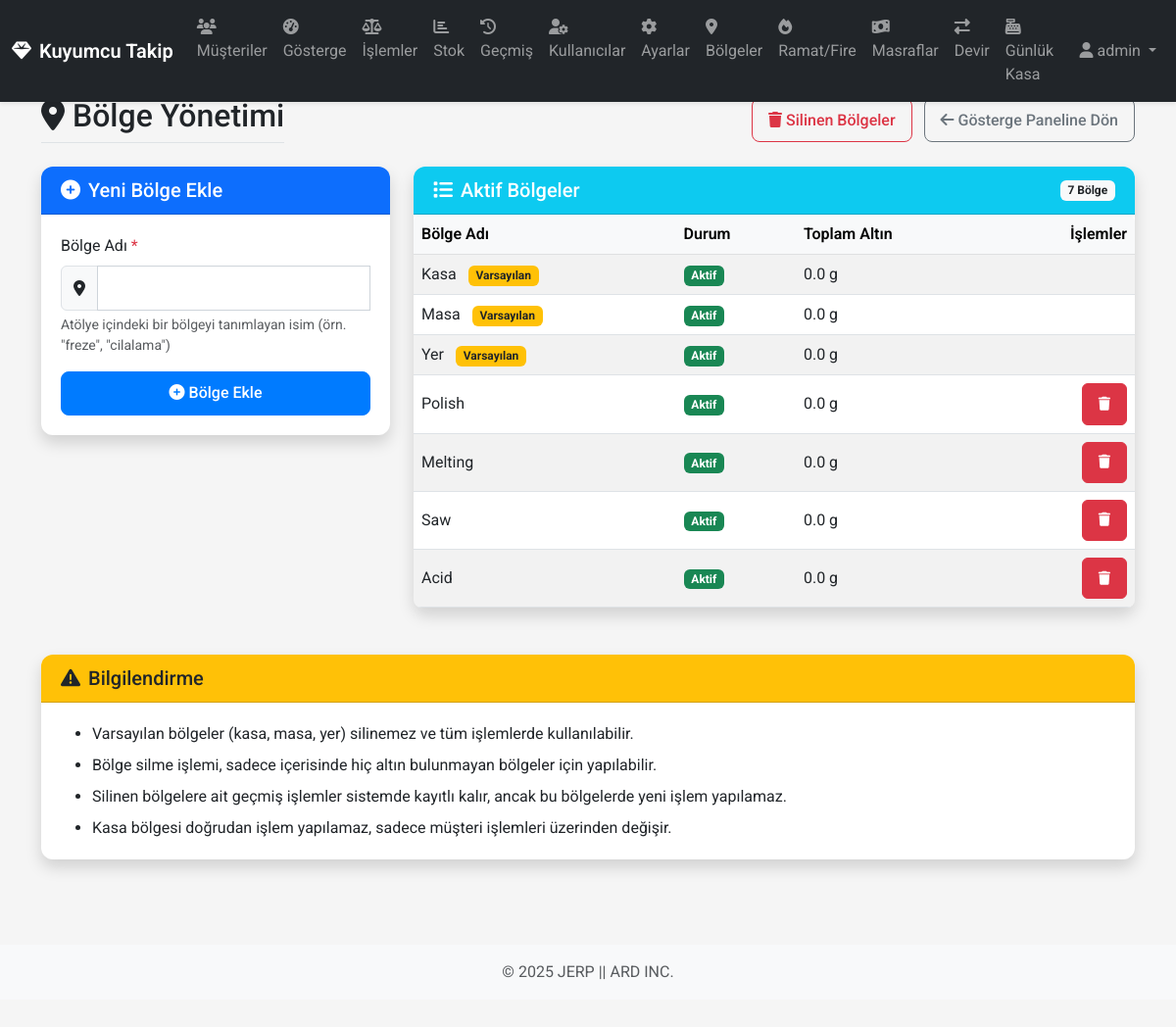
Page /regions (signed in) on the earlier database version.
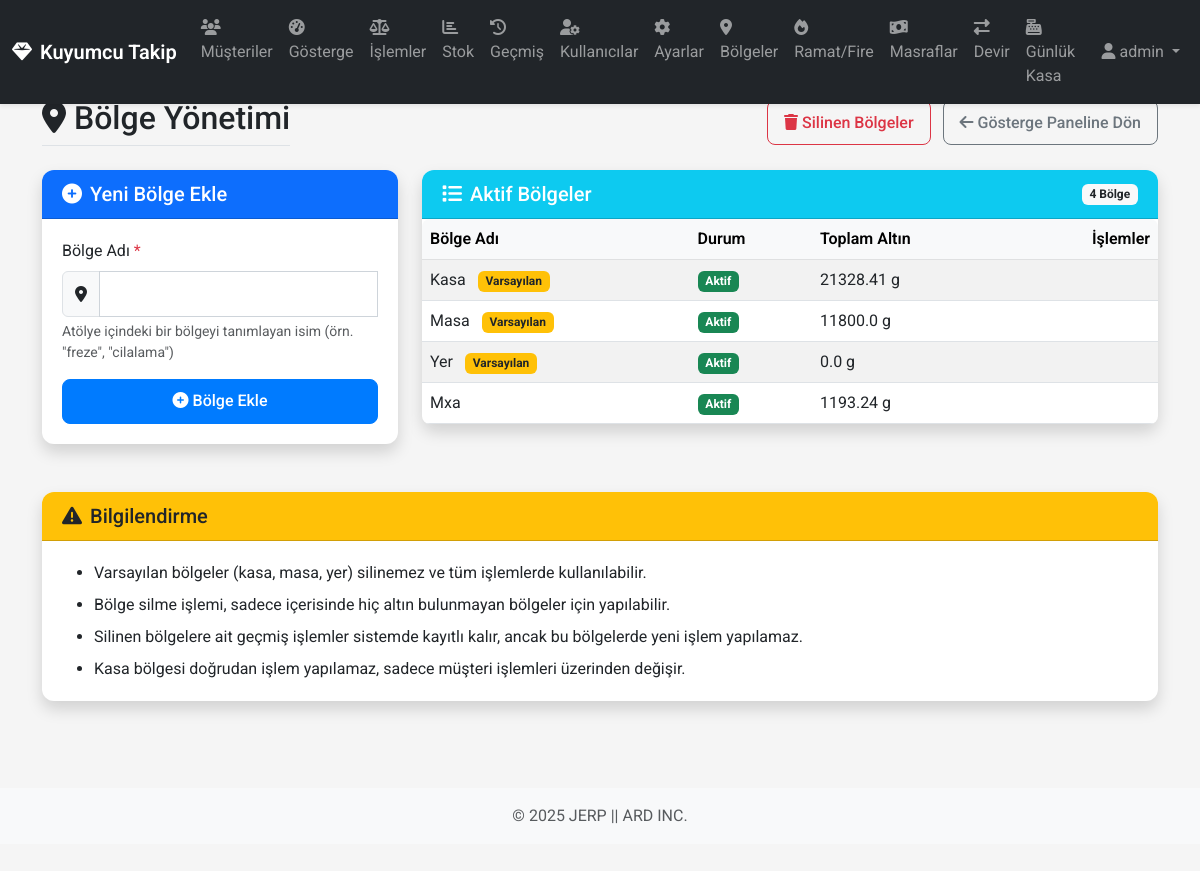
Same page on the later database version.
### app/models/database.py (models this page shows, shortened)
class Region(db.Model):
    __tablename__ = 'regions'
    id = db.Column(db.Integer, primary_key=True)
    name = db.Column(db.String(20), unique=True, nullable=False)
    is_active = db.Column(db.Boolean, default=True)  # Bölgenin aktif/silindi durumu
    is_default = db.Column(db.Boolean, default=False)  # Varsayılan bölge mi?
    created_at = db.Column(db.DateTime, default=datetime.utcnow)

### app/routes/views.py (the view, shortened to what this page needs)
@main_bp.route('/regions', methods=['GET', 'POST'])
@login_required
def manage_regions():
    if not current_user.is_admin:
        flash('Bu sayfaya erişim yetkiniz yok!', 'danger')
        return redirect(url_for('main.dashboard'))
    active_regions = Region.query.filter_by(is_active=True).all()
    deleted_regions = Region.query.filter_by(is_active=False).all()
    region_totals = {}
    for region in active_regions:
        region_totals[region.id] = 0
        for setting in Setting.query.all():
            status = SystemManager.get_region_status(region.name, setting.name)
            region_totals[region.id] += status[setting.name] if setting.name in status else 0
    return render_template(
        'regions.html',
        active_regions=active_regions,
        deleted_regions=deleted_regions,
        region_totals=region_totals
    )

### app/models/database.py (called while the page is built)
    def has_role(self, role):
        if self.is_admin:
            return True
        if role == 'manager' and self.role == 'manager':
            return True
        if role == 'staff' and (self.role == 'manager' or self.role == 'staff'):
            return True
        return False

### app/models/system_manager.py (called while the page is built)
    @staticmethod
    def get_region_status(region_name, setting_name):
        region = Region.query.filter_by(name=region_name).first()
        setting = Setting.query.filter_by(name=setting_name).first()
        if not region or not setting:
            return {setting_name: 0}
        added = db.session.query(func.coalesce(func.sum(Operation.gram), 0)).filter(
            Operation.target_region_id == region.id,
            Operation.setting_id == setting.id,
            Operation.operation_type == OPERATION_ADD
        ).scalar()
        subtracted = db.session.query(func.coalesce(func.sum(Operation.gram), 0)).filter(
            Operation.source_region_id == region.id,
            Operation.setting_id == setting.id,
            Operation.operation_type == OPERATION_SUBTRACT
        ).scalar()
        net_stock = float(added - subtracted)
        return {setting_name: net_stock}

### app/templates/regions.html (shortened to what the changed rows need)
{% extends 'base.html' %}
{% block content %}
<div class="row mb-4">
    <div class="col">
        <div class="d-flex justify-content-between align-items-center flex-wrap">
            <h2 class="border-bottom pb-2 mb-0">
                <i class="fas fa-map-marker-alt me-2"></i>Bölge Yönetimi
            </h2>
        </div>
    </div>
</div>
<div class="row">
    <div class="col-lg-8 mb-4">
        <div class="card shadow">
            <div class="card-header bg-info text-white d-flex justify-content-between align-items-center">
                <h5 class="mb-0" id="regions-table-title"><i class="fas fa-list me-2"></i>Aktif Bölgeler</h5>
                <span class="badge bg-light text-dark" id="region-count">{{ active_regions|length }} Bölge</span>
            </div>
            <div class="card-body p-0">
                <div class="table-responsive">
                    <table class="table table-hover table-striped mb-0" id="regions-table">
                        <thead class="table-light">
                            <tr>
                                <th>Bölge Adı</th>
                                <th>Durum</th>
                                <th>Toplam Altın</th>
                                <th class="text-end">İşlemler</th>
                            </tr>
                        </thead>
                        <tbody id="active-regions-body">
                            {% for region in active_regions %}
                            <tr>
                                <td>
                                    {{ region.name|capitalize }}
                                    {% if region.is_default %}
                                    <span class="badge bg-warning text-dark ms-2">Varsayılan</span>
                                    {% endif %}
                                </td>
                                <td>
                                    <span class="badge bg-success">Aktif</span>
                                </td>
                                <td>{{ region_totals[region.id]|round(2) }} g</td>
                                <td class="text-end">
                                    {% if not region.is_default and region_totals[region.id] == 0 %}
                                    <form method="post" class="d-inline-block">
                                        <button type="submit" class="btn btn-sm btn-danger" onclick="return confirm('Bu bölgeyi silmek istediğinize emin misiniz?')">
                                            <i class="fas fa-trash"></i>
                                        </button>
                                    </form>
                                    {% endif %}
                                </td>
                            </tr>
                            {% endfor %}
                        </tbody>
                    </table>
                </div>
            </div>
        </div>
    </div>
</div>
{% endblock %}

Differences in the rows shown:
no longer on this page (row edited): Region: name "Polish", region_totals "0.0"
no longer on this page (row edited): Region: name "Melting", region_totals "0.0"
no longer on this page (row edited): Region: name "Saw", region_totals "0.0"
no longer on this page (row edited): Region: name "Acid", region_totals "0.0"
changed Region "Kasa": region_totals "0.0" → "21328.41"
changed Region "Masa": region_totals "0.0" → "11800.0"
added Region: name "Mxa", region_totals "1193.24"
Other differences:
{{ active_regions|length }}: "7" → "4"
